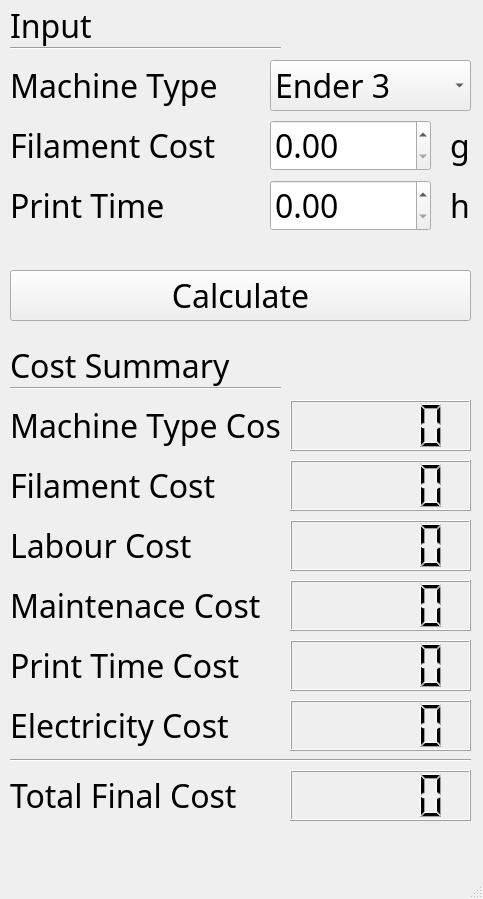
<?xml version="1.0" encoding="UTF-8"?>
<ui version="4.0">
 <class>MainWindow</class>
 <widget class="QMainWindow" name="MainWindow">
  <property name="geometry">
   <rect>
    <x>0</x>
    <y>0</y>
    <width>483</width>
    <height>899</height>
   </rect>
  </property>
  <property name="windowTitle">
   <string>MainWindow</string>
  </property>
  <widget class="QWidget" name="centralwidget">
   <widget class="QLabel" name="label">
    <property name="geometry">
     <rect>
      <x>10</x>
      <y>0</y>
      <width>471</width>
      <height>51</height>
     </rect>
    </property>
    <property name="font">
     <font>
      <family>Bahnschrift</family>
      <pointsize>24</pointsize>
     </font>
    </property>
    <property name="text">
     <string>Input</string>
    </property>
   </widget>
   <widget class="QLabel" name="label_2">
    <property name="geometry">
     <rect>
      <x>10</x>
      <y>60</y>
      <width>221</width>
      <height>51</height>
     </rect>
    </property>
    <property name="font">
     <font>
      <family>Bahnschrift</family>
      <pointsize>24</pointsize>
     </font>
    </property>
    <property name="text">
     <string>Machine Type</string>
    </property>
   </widget>
   <widget class="QLabel" name="label_3">
    <property name="geometry">
     <rect>
      <x>10</x>
      <y>120</y>
      <width>221</width>
      <height>51</height>
     </rect>
    </property>
    <property name="font">
     <font>
      <family>Bahnschrift</family>
      <pointsize>24</pointsize>
     </font>
    </property>
    <property name="text">
     <string>Filament Cost</string>
    </property>
   </widget>
   <widget class="QLabel" name="label_4">
    <property name="geometry">
     <rect>
      <x>10</x>
      <y>180</y>
      <width>221</width>
      <height>51</height>
     </rect>
    </property>
    <property name="font">
     <font>
      <family>Bahnschrift</family>
      <pointsize>24</pointsize>
     </font>
    </property>
    <property name="text">
     <string>Print Time</string>
    </property>
   </widget>
   <widget class="Line" name="line">
    <property name="geometry">
     <rect>
      <x>10</x>
      <y>40</y>
      <width>271</width>
      <height>16</height>
     </rect>
    </property>
    <property name="orientation">
     <enum>Qt::Horizontal</enum>
    </property>
   </widget>
   <widget class="QDoubleSpinBox" name="filament_cost">
    <property name="geometry">
     <rect>
      <x>270</x>
      <y>120</y>
      <width>161</width>
      <height>51</height>
     </rect>
    </property>
    <property name="font">
     <font>
      <family>Bahnschrift</family>
      <pointsize>24</pointsize>
     </font>
    </property>
   </widget>
   <widget class="QComboBox" name="comboBox">
    <property name="geometry">
     <rect>
      <x>270</x>
      <y>60</y>
      <width>201</width>
      <height>51</height>
     </rect>
    </property>
    <property name="font">
     <font>
      <family>Bahnschrift</family>
      <pointsize>24</pointsize>
     </font>
    </property>
    <item>
     <property name="text">
      <string>Ender 3</string>
     </property>
    </item>
    <item>
     <property name="text">
      <string>Ender 3 Pro</string>
     </property>
    </item>
    <item>
     <property name="text">
      <string>Ender CR 10</string>
     </property>
    </item>
    <item>
     <property name="text">
      <string>Qidi Max</string>
     </property>
    </item>
   </widget>
   <widget class="QDoubleSpinBox" name="print_time">
    <property name="geometry">
     <rect>
      <x>270</x>
      <y>180</y>
      <width>161</width>
      <height>51</height>
     </rect>
    </property>
    <property name="font">
     <font>
      <family>Bahnschrift</family>
      <pointsize>24</pointsize>
     </font>
    </property>
   </widget>
   <widget class="QLabel" name="label_5">
    <property name="geometry">
     <rect>
      <x>10</x>
      <y>340</y>
      <width>471</width>
      <height>51</height>
     </rect>
    </property>
    <property name="font">
     <font>
      <family>Bahnschrift</family>
      <pointsize>24</pointsize>
     </font>
    </property>
    <property name="text">
     <string>Cost Summary</string>
    </property>
   </widget>
   <widget class="Line" name="line_3">
    <property name="geometry">
     <rect>
      <x>10</x>
      <y>380</y>
      <width>271</width>
      <height>16</height>
     </rect>
    </property>
    <property name="orientation">
     <enum>Qt::Horizontal</enum>
    </property>
   </widget>
   <widget class="QLabel" name="label_6">
    <property name="geometry">
     <rect>
      <x>10</x>
      <y>400</y>
      <width>271</width>
      <height>51</height>
     </rect>
    </property>
    <property name="font">
     <font>
      <family>Bahnschrift</family>
      <pointsize>24</pointsize>
     </font>
    </property>
    <property name="text">
     <string>Machine Type Cost</string>
    </property>
   </widget>
   <widget class="QLabel" name="label_7">
    <property name="geometry">
     <rect>
      <x>10</x>
      <y>520</y>
      <width>261</width>
      <height>51</height>
     </rect>
    </property>
    <property name="font">
     <font>
      <family>Bahnschrift</family>
      <pointsize>24</pointsize>
     </font>
    </property>
    <property name="text">
     <string>Labour Cost</string>
    </property>
   </widget>
   <widget class="QLabel" name="label_8">
    <property name="geometry">
     <rect>
      <x>10</x>
      <y>460</y>
      <width>271</width>
      <height>51</height>
     </rect>
    </property>
    <property name="font">
     <font>
      <family>Bahnschrift</family>
      <pointsize>24</pointsize>
     </font>
    </property>
    <property name="text">
     <string>Filament Cost</string>
    </property>
   </widget>
   <widget class="QLabel" name="label_9">
    <property name="geometry">
     <rect>
      <x>10</x>
      <y>580</y>
      <width>261</width>
      <height>51</height>
     </rect>
    </property>
    <property name="font">
     <font>
      <family>Bahnschrift</family>
      <pointsize>24</pointsize>
     </font>
    </property>
    <property name="text">
     <string>Maintenace Cost</string>
    </property>
   </widget>
   <widget class="QLabel" name="label_10">
    <property name="geometry">
     <rect>
      <x>10</x>
      <y>640</y>
      <width>261</width>
      <height>51</height>
     </rect>
    </property>
    <property name="font">
     <font>
      <family>Bahnschrift</family>
      <pointsize>24</pointsize>
     </font>
    </property>
    <property name="text">
     <string>Print Time Cost</string>
    </property>
   </widget>
   <widget class="QLabel" name="label_11">
    <property name="geometry">
     <rect>
      <x>10</x>
      <y>700</y>
      <width>271</width>
      <height>51</height>
     </rect>
    </property>
    <property name="font">
     <font>
      <family>Bahnschrift</family>
      <pointsize>24</pointsize>
     </font>
    </property>
    <property name="text">
     <string>Electricity Cost</string>
    </property>
   </widget>
   <widget class="QLCDNumber" name="machine_type_cost">
    <property name="geometry">
     <rect>
      <x>290</x>
      <y>400</y>
      <width>181</width>
      <height>51</height>
     </rect>
    </property>
    <property name="font">
     <font>
      <family>Bahnschrift</family>
      <pointsize>24</pointsize>
     </font>
    </property>
   </widget>
   <widget class="QLCDNumber" name="filament_cost_2">
    <property name="geometry">
     <rect>
      <x>290</x>
      <y>460</y>
      <width>181</width>
      <height>51</height>
     </rect>
    </property>
    <property name="font">
     <font>
      <family>Bahnschrift</family>
      <pointsize>24</pointsize>
     </font>
    </property>
   </widget>
   <widget class="QLCDNumber" name="labour_cost">
    <property name="geometry">
     <rect>
      <x>290</x>
      <y>520</y>
      <width>181</width>
      <height>51</height>
     </rect>
    </property>
    <property name="font">
     <font>
      <family>Bahnschrift</family>
      <pointsize>24</pointsize>
     </font>
    </property>
   </widget>
   <widget class="QLCDNumber" name="maintenace_cost">
    <property name="geometry">
     <rect>
      <x>290</x>
      <y>580</y>
      <width>181</width>
      <height>51</height>
     </rect>
    </property>
    <property name="font">
     <font>
      <family>Bahnschrift</family>
      <pointsize>24</pointsize>
     </font>
    </property>
   </widget>
   <widget class="QLCDNumber" name="print_time_cost">
    <property name="geometry">
     <rect>
      <x>290</x>
      <y>640</y>
      <width>181</width>
      <height>51</height>
     </rect>
    </property>
    <property name="font">
     <font>
      <family>Bahnschrift</family>
      <pointsize>24</pointsize>
     </font>
    </property>
   </widget>
   <widget class="QLCDNumber" name="electric_cost">
    <property name="geometry">
     <rect>
      <x>290</x>
      <y>700</y>
      <width>181</width>
      <height>51</height>
     </rect>
    </property>
    <property name="font">
     <font>
      <family>Bahnschrift</family>
      <pointsize>24</pointsize>
     </font>
    </property>
   </widget>
   <widget class="QLabel" name="label_12">
    <property name="geometry">
     <rect>
      <x>450</x>
      <y>120</y>
      <width>21</width>
      <height>51</height>
     </rect>
    </property>
    <property name="font">
     <font>
      <family>Bahnschrift</family>
      <pointsize>24</pointsize>
     </font>
    </property>
    <property name="text">
     <string>g</string>
    </property>
   </widget>
   <widget class="QLabel" name="label_13">
    <property name="geometry">
     <rect>
      <x>450</x>
      <y>180</y>
      <width>21</width>
      <height>51</height>
     </rect>
    </property>
    <property name="font">
     <font>
      <family>Bahnschrift</family>
      <pointsize>24</pointsize>
     </font>
    </property>
    <property name="text">
     <string>h</string>
    </property>
   </widget>
   <widget class="QLCDNumber" name="final_cost">
    <property name="geometry">
     <rect>
      <x>290</x>
      <y>770</y>
      <width>181</width>
      <height>51</height>
     </rect>
    </property>
    <property name="font">
     <font>
      <family>Bahnschrift</family>
      <pointsize>24</pointsize>
     </font>
    </property>
   </widget>
   <widget class="QLabel" name="label_14">
    <property name="geometry">
     <rect>
      <x>10</x>
      <y>770</y>
      <width>271</width>
      <height>51</height>
     </rect>
    </property>
    <property name="font">
     <font>
      <family>Bahnschrift</family>
      <pointsize>24</pointsize>
     </font>
    </property>
    <property name="text">
     <string>Total Final Cost</string>
    </property>
   </widget>
   <widget class="QPushButton" name="pushButton">
    <property name="geometry">
     <rect>
      <x>10</x>
      <y>270</y>
      <width>461</width>
      <height>51</height>
     </rect>
    </property>
    <property name="font">
     <font>
      <family>Bahnschrift</family>
      <pointsize>24</pointsize>
     </font>
    </property>
    <property name="text">
     <string>Calculate</string>
    </property>
   </widget>
   <widget class="Line" name="line_4">
    <property name="geometry">
     <rect>
      <x>10</x>
      <y>750</y>
      <width>461</width>
      <height>20</height>
     </rect>
    </property>
    <property name="orientation">
     <enum>Qt::Horizontal</enum>
    </property>
   </widget>
  </widget>
  <widget class="QMenuBar" name="menubar">
   <property name="geometry">
    <rect>
     <x>0</x>
     <y>0</y>
     <width>483</width>
     <height>21</height>
    </rect>
   </property>
  </widget>
  <widget class="QStatusBar" name="statusbar"/>
 </widget>
 <resources/>
 <connections/>
</ui>
